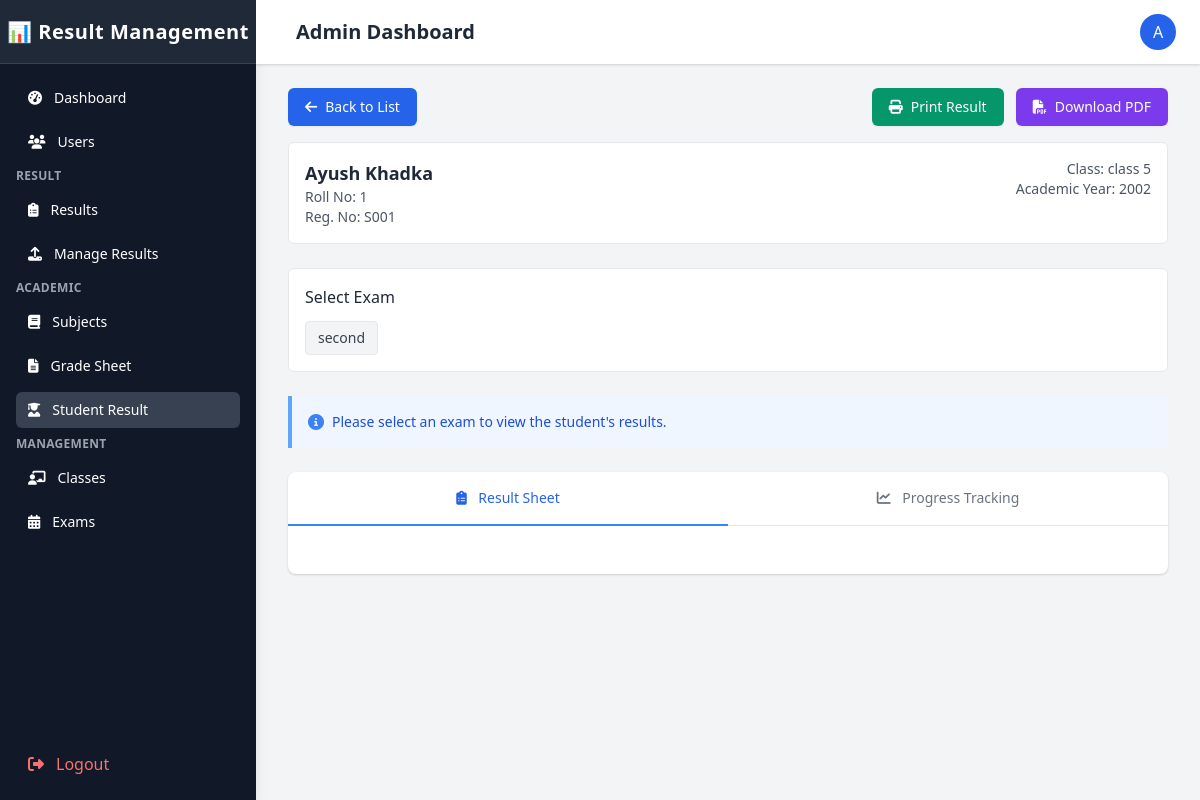
The app's page /Admin/students_result.php?student_id=S001 (signed in) with its own data.
### tables this page shows
CREATE TABLE `students` (
  `student_id` varchar(20) NOT NULL,
  `user_id` int(11) NOT NULL,
  `roll_number` varchar(20) NOT NULL,
  `registration_number` varchar(30) NOT NULL,
  `class_id` int(11) DEFAULT NULL,
  `batch_year` year(4) NOT NULL,
  `date_of_birth` date DEFAULT NULL,
  `gender` enum('male','female','other') DEFAULT NULL,
  `address` text DEFAULT NULL,
  `phone` varchar(20) DEFAULT NULL,
  `parent_name` varchar(100) DEFAULT NULL,
  `parent_phone` varchar(20) DEFAULT NULL,
  `parent_email` varchar(100) DEFAULT NULL,
  `is_active` tinyint(1) NOT NULL DEFAULT 1,
  `created_at` timestamp NOT NULL DEFAULT current_timestamp(),
  `updated_at` timestamp NOT NULL DEFAULT current_timestamp() ON UPDATE current_timestamp(),
  `section_id` int(11) DEFAULT NULL
);

CREATE TABLE `users` (
  `user_id` int(11) NOT NULL,
  `username` varchar(50) NOT NULL,
  `password` varchar(255) NOT NULL,
  `full_name` varchar(100) NOT NULL,
  `email` varchar(100) NOT NULL,
  `gender` enum('male','female','other') DEFAULT NULL,
  `role` enum('admin','teacher','student') NOT NULL,
  `status` enum('active','inactive','pending','locked') DEFAULT 'active',
  `profile_image` varchar(255) DEFAULT NULL,
  `last_login` datetime DEFAULT NULL,
  `failed_login_attempts` int(11) NOT NULL DEFAULT 0,
  `last_failed_login` datetime DEFAULT NULL,
  `password_reset_token` varchar(100) DEFAULT NULL,
  `password_reset_expires` datetime DEFAULT NULL,
  `email_verified` tinyint(1) NOT NULL DEFAULT 0,
  `email_verification_token` varchar(100) DEFAULT NULL,
  `created_at` timestamp NOT NULL DEFAULT current_timestamp(),
  `updated_at` timestamp NOT NULL DEFAULT current_timestamp() ON UPDATE current_timestamp(),
  `phone` varchar(20) DEFAULT NULL,
  `address` varchar(255) DEFAULT NULL
);

CREATE TABLE `classes` (
  `class_id` int(11) NOT NULL,
  `class_name` varchar(100) NOT NULL,
  `class_numeric` int(11) NOT NULL DEFAULT 0,
  `class_teacher_id` int(11) DEFAULT NULL,
  `section` varchar(10) DEFAULT NULL,
  `academic_year` varchar(20) NOT NULL,
  `description` text DEFAULT NULL,
  `is_active` tinyint(1) NOT NULL DEFAULT 1,
  `created_at` timestamp NOT NULL DEFAULT current_timestamp(),
  `updated_at` timestamp NOT NULL DEFAULT current_timestamp() ON UPDATE current_timestamp()
);

CREATE TABLE `exams` (
  `exam_id` int(11) NOT NULL,
  `exam_name` varchar(100) NOT NULL,
  `exam_type` enum('midterm','final','quiz','assignment','project','other','First Terminal','Second Terminal','Third Terminal','Final Terminal') NOT NULL,
  `class_id` int(11) DEFAULT NULL,
  `start_date` date DEFAULT NULL,
  `end_date` date DEFAULT NULL,
  `total_marks` int(11) NOT NULL,
  `passing_marks` int(11) NOT NULL,
  `academic_year` varchar(20) NOT NULL,
  `description` text DEFAULT NULL,
  `status` enum('upcoming','ongoing','completed','cancelled') DEFAULT 'upcoming',
  `exam_date` date DEFAULT NULL,
  `is_active` tinyint(1) NOT NULL DEFAULT 1,
  `created_at` timestamp NOT NULL DEFAULT current_timestamp(),
  `updated_at` timestamp NOT NULL DEFAULT current_timestamp() ON UPDATE current_timestamp(),
  `results_published` tinyint(1) NOT NULL DEFAULT 0 COMMENT 'Flag indicating if results are published (1) or not (0)'
);

### Admin/students_result.php (the view, shortened to what this page needs)
<?php
$conn = new mysqli('localhost', 'root', '', 'result_management');
$student = [];
$exams = [];
$exams_query = "SELECT exam_id, exam_name, exam_type, academic_year FROM exams WHERE is_active = 1 ORDER BY created_at DESC";
$exams_result = $conn->query($exams_query);
while ($row = $exams_result->fetch_assoc()) {
    $exams[] = $row;
}
if (isset($_GET['student_id']) && !empty($_GET['student_id'])) {
    $student_id = $_GET['student_id'];
    $stmt = $conn->prepare("
        SELECT s.student_id, s.roll_number, s.registration_number, u.full_name,
               c.class_name, c.section, c.academic_year
        FROM students s
        JOIN users u ON s.user_id = u.user_id
        JOIN classes c ON s.class_id = c.class_id
        WHERE s.student_id = ?
    ");
    $stmt->bind_param("s", $student_id);
    $stmt->execute();
    $result = $stmt->get_result();
    $student = $result->fetch_assoc();
    $selected_exam = isset($_GET['exam_id']) ? $_GET['exam_id'] : null;
    $query = "SELECT r.*, e.exam_name, e.exam_type, e.academic_year, s.subject_name
    FROM results r
    JOIN exams e ON r.exam_id = e.exam_id
    JOIN subjects s ON r.subject_id = s.subject_id
    WHERE r.student_id = ?
    AND (
        (r.status = 'published') OR
        (r.is_published = 1) OR
        (e.results_published = 1 AND e.status = 'published')
    )
    ORDER BY e.created_at DESC, s.subject_name ASC";
    $stmt = $conn->prepare($query);
    $stmt->bind_param("s", $student_id);
    $stmt->execute();
    $results_data = $stmt->get_result();
    $results_by_exam = [];
    while ($row = $results_data->fetch_assoc()) {
        $exam_id = $row['exam_id'];
        if (!isset($results_by_exam[$exam_id])) {
            $results_by_exam[$exam_id] = [
                'exam_id' => $exam_id,
                'exam_name' => $row['exam_name'],
                'exam_type' => $row['exam_type'],
                'academic_year' => $row['academic_year'],
                'subjects' => []
            ];
        }
        $results_by_exam[$exam_id]['subjects'][$row['subject_id']] = [
            'subject_id' => $row['subject_id'],
            'subject_name' => $row['subject_name'],
            'theory_marks' => $row['theory_marks'],
            'practical_marks' => $row['practical_marks'],
            'total_marks' => $row['theory_marks'] + $row['practical_marks'],
            'grade' => $row['grade'],
            'gpa' => $row['gpa'],
            'remarks' => $row['remarks'] ?? ''
        ];
    }
}
?>
<!DOCTYPE html>
<html lang="en">
<head>
    <link href="https://cdn.tailwindcss.com" rel="stylesheet">
    <link rel="stylesheet" href="https://cdnjs.cloudflare.com/ajax/libs/font-awesome/6.4.0/css/all.min.css">
</head>
<body class="bg-gray-100">
    <div class="flex h-screen overflow-hidden">
        <?php include 'sidebar.php'; ?>
        <div class="flex flex-col flex-1 w-0 overflow-hidden">
            <?php include 'topBar.php'; ?>
            <?php include 'mobile_sidebar.php'; ?>
            <main class="flex-1 relative overflow-y-auto focus:outline-none">
                <div class="py-6">
                    <div class="max-w-7xl mx-auto px-4 sm:px-6 md:px-8">
                        <?php if (isset($show_student_list)): ?>
                            <div class="bg-white shadow rounded-lg p-6 mb-6">
                                <h2 class="text-lg font-medium text-gray-900 mb-4">Select Student</h2>
                                <div class="overflow-x-auto">
                                    <table class="min-w-full divide-y divide-gray-200">
                                        <thead class="bg-gray-50">
                                            <tr>
                                                <th scope="col" class="px-6 py-3 text-left text-xs font-medium text-gray-500 uppercase tracking-wider">Roll Number</th>
                                                <th scope="col" class="px-6 py-3 text-left text-xs font-medium text-gray-500 uppercase tracking-wider">Name</th>
                                                <th scope="col" class="px-6 py-3 text-left text-xs font-medium text-gray-500 uppercase tracking-wider">Class</th>
                                                <th scope="col" class="px-6 py-3 text-left text-xs font-medium text-gray-500 uppercase tracking-wider">Action</th>
                                            </tr>
                                        </thead>
                                        <tbody class="bg-white divide-y divide-gray-200">
                                            <?php foreach ($students as $student_item): ?>
                                                <tr>
                                                    <td class="px-6 py-4 whitespace-nowrap text-sm text-gray-900"><?php echo $student_item['roll_number']; ?></td>
                                                    <td class="px-6 py-4 whitespace-nowrap text-sm text-gray-900"><?php echo $student_item['full_name']; ?></td>
                                                    <td class="px-6 py-4 whitespace-nowrap text-sm text-gray-900"><?php echo $student_item['class_name'] . ' ' . $student_item['section']; ?></td>
                                                    <td class="px-6 py-4 whitespace-nowrap text-sm font-medium">
                                                        <a href="?student_id=<?php echo $student_item['student_id']; ?>" class="inline-flex items-center px-3 py-1.5 border border-transparent text-xs font-medium rounded-md shadow-sm text-white bg-blue-600 hover:bg-blue-700 focus:outline-none focus:ring-2 focus:ring-offset-2 focus:ring-blue-500">
                                                            <i class="fas fa-eye mr-1"></i> View Results
                                                        </a>
                                                    </td>
                                                </tr>
                                            <?php endforeach; ?>
                                        </tbody>
                                    </table>
                                </div>
                            </div>
                        <?php else: ?>
                            <div class="mb-4 flex justify-between">
                                <a href="students_result.php" class="inline-flex items-center px-4 py-2 border border-transparent text-sm font-medium rounded-md shadow-sm text-white bg-blue-600 hover:bg-blue-700 focus:outline-none focus:ring-2 focus:ring-offset-2 focus:ring-blue-500">
                                    <i class="fas fa-arrow-left mr-2"></i> Back to List
                                </a>
                                <div>
                                    <button onclick="window.print()" class="inline-flex items-center px-4 py-2 border border-transparent text-sm font-medium rounded-md shadow-sm text-white bg-green-600 hover:bg-green-700 focus:outline-none focus:ring-2 focus:ring-offset-2 focus:ring-green-500 mr-2">
                                        <i class="fas fa-print mr-2"></i> Print Result
                                    </button>
                                    <button onclick="generatePDF('current')" class="inline-flex items-center px-4 py-2 border border-transparent text-sm font-medium rounded-md shadow-sm text-white bg-purple-600 hover:bg-purple-700 focus:outline-none focus:ring-2 focus:ring-offset-2 focus:ring-purple-500">
                                        <i class="fas fa-file-pdf mr-2"></i> Download PDF
                                    </button>
                                </div>
                            </div>
                            <div class="bg-white border border-gray-200 rounded-md p-4 mb-6">
                                <div class="flex flex-col md:flex-row justify-between">
                                    <div>
                                        <h2 class="text-lg font-semibold text-gray-800"><?php echo $student['full_name']; ?></h2>
                                        <p class="text-sm text-gray-600">Roll No: <?php echo $student['roll_number']; ?></p>
                                        <p class="text-sm text-gray-600">Reg. No: <?php echo $student['registration_number']; ?></p>
                                    </div>
                                    <div class="mt-4 md:mt-0 text-left md:text-right">
                                        <p class="text-sm text-gray-600">Class: <?php echo $student['class_name'] . ' ' . $student['section']; ?></p>
                                        <p class="text-sm text-gray-600">Academic Year: <?php echo $student['academic_year']; ?></p>
                                    </div>
                                </div>
                            </div>
                            <div class="bg-white border border-gray-200 rounded-md p-4 mb-6 no-print">
                                <h3 class="text-base font-medium text-gray-800 mb-3">Select Exam</h3>
                                <div class="flex flex-wrap gap-2">
                                    <?php foreach ($exams as $exam): ?>
                                        <?php if (isset($results_by_exam[$exam['exam_id']])): ?>
                                            <a href="?student_id=<?php echo $student_id ?? ''; ?>&exam_id=<?php echo $exam['exam_id']; ?>"
                                                class="px-3 py-1.5 rounded text-sm font-medium border
                   <?php echo (isset($selected_exam) && $selected_exam == $exam['exam_id'])
                                                ? 'bg-blue-500 text-white'
                                                : 'bg-gray-100 text-gray-700 hover:bg-gray-200'; ?>">
                                                <?php echo $exam['exam_name']; ?>
                                            </a>
                                        <?php endif; ?>
                                    <?php endforeach; ?>
                                </div>
                            </div>
                            <?php if (!isset($selected_exam) || empty($selected_exam)): ?>
                                <div class="border-l-4 border-blue-400 bg-blue-50 p-4 mb-6">
                                    <div class="flex items-start space-x-2">
                                        <i class="fas fa-info-circle text-blue-500 mt-0.5"></i>
                                        <p class="text-sm text-blue-700">Please select an exam to view the student's results.</p>
                                    </div>
                                </div>
                            <?php endif; ?>
                            <div class="bg-white shadow rounded-lg mb-6 overflow-hidden">
                                <div class="border-b border-gray-200 no-print">
                                    <nav class="flex -mb-px">
                                        <button onclick="openTab('result')" class="tab-button w-1/2 py-4 px-1 text-center border-b-2 font-medium text-sm border-blue-500 text-blue-600">
                                            <i class="fas fa-clipboard-list mr-2"></i> Result Sheet
                                        </button>
                                        <button onclick="openTab('progress')" class="tab-button w-1/2 py-4 px-1 text-center border-b-2 font-medium text-sm border-transparent text-gray-500 hover:text-gray-700 hover:border-gray-300">
                                            <i class="fas fa-chart-line mr-2"></i> Progress Tracking
                                        </button>
                                    </nav>
                                </div>
                                <div id="result" class="tab-content active p-6">
                                </div>
                            </div>
                        <?php endif; ?>
                    </div>
                </div>
            </main>
        </div>
    </div>
</body>
</html>

### Admin/students_result.php (style rules this page uses)
.tab-content { display: none; }
.tab-content.active { display: block; }

### records on screen
students: user.full_name "Ayush Khadka", roll_number "1", registration_number "S001", class.class_name "class 5", class.academic_year "2002"
exams: exam_name "second"

### other values on screen
substr($_SESSION['full_name'], 0, 1) "A"
